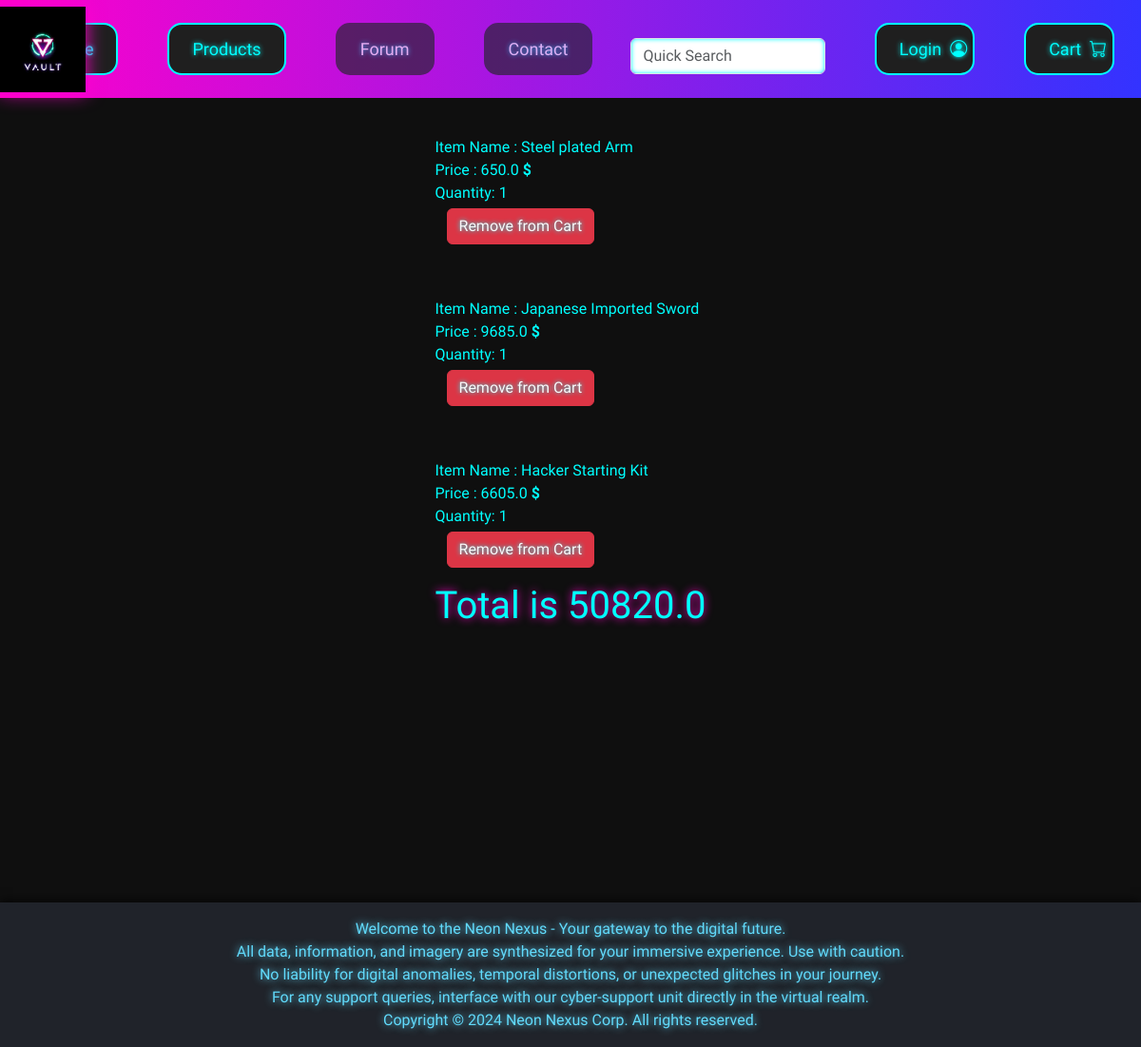
Page /cart/ on the earlier database version.
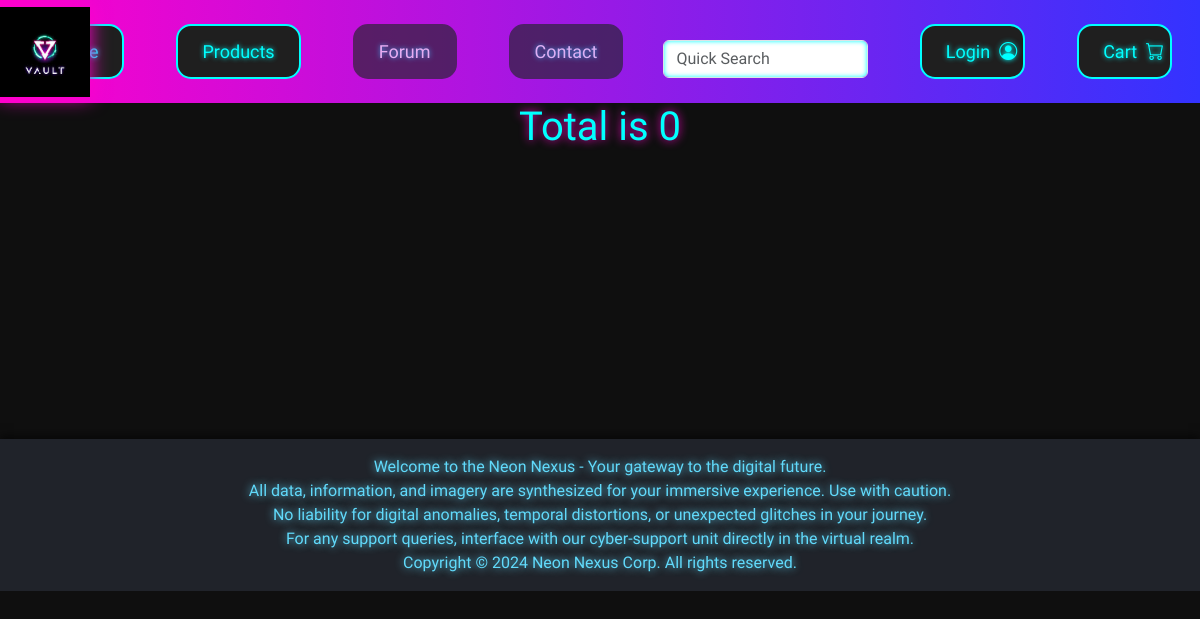
Same page on the later database version.
### products/models.py (models this page shows, shortened)
class CheckoutCart (models.Model):
    item = models.ForeignKey(Product,on_delete=models.CASCADE)
    quantity = models.IntegerField(default=0)

class Product(models.Model):
    productName = models.CharField(max_length=50)
    productPrice = models.FloatField()
    productGrade = models.ForeignKey(Grade,on_delete=models.CASCADE)
    productCategory = models.ForeignKey(Category,on_delete=models.CASCADE)
    productImage = models.ImageField(upload_to='static/images/productImages',default='static/images/placeholder_item.png')

### products/views.py (the view)
# urls.py: path('cart/' , views.cart , name = "cart"),
def cart(request):
    checkoutCart = CheckoutCart.objects.all()
    total = 0
    for product in checkoutCart:
        total += sum(product.item.productPrice * item.quantity for item in checkoutCart)
    values = {
        'checkoutCart' : checkoutCart,
        'total' : total
    }
    return render(request,'products/cart.html',values)

### products/templates/products/cart.html
{% extends "base.html" %}
{% load static %}
{% block extra_css %}
    <link rel="stylesheet" href="{% static 'css/products.css' %}">
{% endblock %}
{% block content %}
{% for item in checkoutCart %}
    <div id="productDescription" class="">
        <br>
            Item Name : {{item.item.productName}}<br>
            Price : {{item.item.productPrice}}
            <span class="fw-bold">$</span><br>
            Quantity: {{item.quantity}}<br>
            <button type="submit" class="btn btn-danger mt-1">
            <a class="text-decoration-none text-light" href="{% url 'products:remove_product' item.item.id %}">Remove from Cart</a>
        </button>
    </div>
{% endfor %}
<h1>Total is {{total}}</h1>
{% endblock%}

### static/templates/base.html (shortened to what this page needs)
<!DOCTYPE html>
<html lang="en">
    <head>
        {% load static %}
        <link rel="stylesheet" href="{% static 'css/base.css'%}">
        <link href="https://cdn.jsdelivr.net/npm/bootstrap@5.3.0/dist/css/bootstrap.min.css" rel="stylesheet">
        <link href="https://cdn.jsdelivr.net/npm/bootstrap-icons@1.10.5/font/bootstrap-icons.css" rel="stylesheet">
        {% block extra_css %}
        {% endblock %}
    </head>
    <body>
        <div class="navigationbar position-relative">
            <nav class="navbar navbar-expand-lg d-inline-block w-100">
                <div class="collapse navbar-collapse" id="navbarNav">
                    <ul class="navbar-nav me-auto mb-2 mb-lg-0">
                        <li>
                            <div class="logo bg-danger position-absolute top-50 start-0 translate-middle-y">
                                <img src="{%static '/images/logo.png'%}" width="90" height="90" alt="logo">
                            </div>
                        </li>
                        <li class="nav-item">
                            <a class="navbar-brand" href="{% url 'home:index' %}">
                                <button type="button" class="btn btn-lg btn-dark">Home</button>
                            </a>
                        </li>
                        <li class="nav-item">
                            <a class="navbar-brand" href="{% url 'products:index' %}">
                                <button type="button" class="btn btn-lg btn-dark">Products</button>
                            </a>
                        </li>
                        <li class="nav-item">
                            <a class="navbar-brand" href="">
                                <button type="button" class="btn btn-lg btn-dark" disabled>Forum</button>
                            </a>
                        </li>
                        <li class="nav-item">
                            <a class="navbar-brand" href="#">
                                <button type="button" class="btn btn-lg btn-dark" disabled>Contact</button>
                            </a>
                        </li>
                        <li class="nav-item">
                            <form class="d-flex search-bar" action="{% url 'products:search' %}" method="GET">
                                <input class="form-control" type="text" name="search_product" placeholder="Quick Search" aria-label="Search">
                            </form>
                        </li>
                        <li class="nav-item ps-3">
                            {% if user.is_authenticated %}
                            <div class="nav-item">
                                <div class="dropdown">
                                    <button class="btn btn-dark dropdown-toggle navbar-brand" type="button" data-bs-toggle="dropdown" aria-expanded="false">
                                        {{user.username}}
                                    </button>
                                    <ul class="dropdown-menu bg-dark">
                                         <li>
                                            <a href="{% url 'accounts:profile' %}" class="navbar-brand">
                                                <button id="logoButton" type="button" class="btn btn-outline-success">Profile &nbsp;<i class="bi bi-person-rolodex position-absolute"></i></button>
                                            </a>
                                        </li>
                                        <li>
                                            <form action="{% url 'logout' %}" method="post">
                                                {% csrf_token %}
                                                <button class="btn btn-sm mt-2  btn-outline-warning" type="submit">Log Out</button>
                                            </form>
                                        </li>
                                    </ul>
                                </div>
                            </div>
                            {% else %}
                                <div class="nav-item">
                                    <a href="{% url 'login'%}" class="navbar-brand">
                                        <button id="logoButton" type="button" class="btn btn-dark">Login &nbsp;<i class="bi bi-person-circle position-absolute"></i></button>
                                    </a>
                                </div>
                            {% endif %}
                        </li>
                        <li class="nav-item">
                            <div class="nav-item" class="position-relative">
                                <a href="{% url 'products:cart' %}" class="navbar-brand">
                                    <button id="logoButton" type="button" class="btn btn-dark">
                                        Cart &nbsp;<i class="bi bi-cart position-absolute"></i>
                                    </button>
                                </a>
                            </div>
                        </li>
                    </ul>
                </div>
            </nav>
        </div>
        <main>
            {% block content %}
            {% endblock %}
        </main>
        <footer class="">
            <p style="margin: 0;">Welcome to the Neon Nexus - Your gateway to the digital future.</p>
            <p style="margin: 0;">All data, information, and imagery are synthesized for your immersive experience. Use with caution.</p>
            <p style="margin: 0;">No liability for digital anomalies, temporal distortions, or unexpected glitches in your journey.</p>
            <p style="margin: 0;">For any support queries, interface with our cyber-support unit directly in the virtual realm.</p>
            <p style="margin: 0;">Copyright &copy; 2024 Neon Nexus Corp. All rights reserved.</p>
        </footer>
    </body>
</html>

### static/css/base.css (style rules this page uses)
html, body { display: flex; flex-direction: column; align-items: center; justify-content: center; width: 100vw; margin: 0; padding: 0; background-color: #0f0f0f; color: #0ff; font-family: 'Orbitron', sans-serif; overflow-x:hidden; }
body { width: 100vw; box-sizing: border-box; }
.navigationbar { width: 100%; background: linear-gradient(90deg, #ff00cc, #3333ff); padding: 2vh 0; display: flex; justify-content: center; align-items: center; position: relative; }
.logo { position: absolute; left: 0; }
.logo img { max-width: 90px; height: auto; filter: drop-shadow(0 0 10px #ff00cc); }
.navbar-nav { width: 100%; display: flex; justify-content: center; gap: 1vw; }
.navbar-nav .btn { color: #0ff; background-color: #1f1f1f; border: 2px solid #0ff; text-shadow: 0 0 5px #0ff; padding: 1.5vh 2vw; margin: 0 1vw; transition: background-color 0.3s ease, transform 0.3s ease, box-shadow 0.3s ease; font-size: .9em; border-radius: 15px; }
.btn { color: #0ff; background-color: #1f1f1f; border: 2px solid #0ff; text-shadow: 0 0 5px #0ff; padding: 1.5vh 2vw; margin: 0 1vw; transition: background-color 0.3s ease, transform 0.3s ease, box-shadow 0.3s ease; font-size: 1em; border-radius: 5px; }
.btn i { position: relative; }
.search-bar { margin-top: 2vh; display: flex; align-items: center; }
.form-control { width: 20vw; margin-right: 1vw; background-color: #0f0f0f; color: #0ff; border: 1px solid #0ff; border-radius: 5px; box-shadow: 0 0 5px #0ff inset; transition: box-shadow 0.3s ease; }
footer { width: 100%; text-align: center; padding: 2vh; background: #20232a; color: #61dafb; text-shadow: 0 0 8px #61dafb; margin-top: 35vh; box-shadow: 0 -4px 8px rgba(0, 0, 0, 0.5); position:relative ; }
h1, h2, h3, h4, h5, h6 { color: #ff00cc; text-shadow: 0 0 10px #ff00cc; }
a { color: #0ff; text-shadow: 0 0 5px #0ff; text-decoration: none; transition: color 0.3s ease, text-shadow 0.3s ease; }

### static/css/products.css (style rules this page uses)
body { background-color: #0f0f0f; color: #0ff; font-family: 'Orbitron', sans-serif; overflow: scroll; }

Differences in the rows shown:
removed CheckoutCart: item.productName "Steel plated Arm", item.productPrice "650.0", quantity "1"
removed CheckoutCart: item.productName "Japanese Imported Sword", item.productPrice "9685.0", quantity "1"
removed CheckoutCart: item.productName "Hacker Starting Kit", item.productPrice "6605.0", quantity "1"
Other differences:
{{ total }}: "50820.0" → "0"
